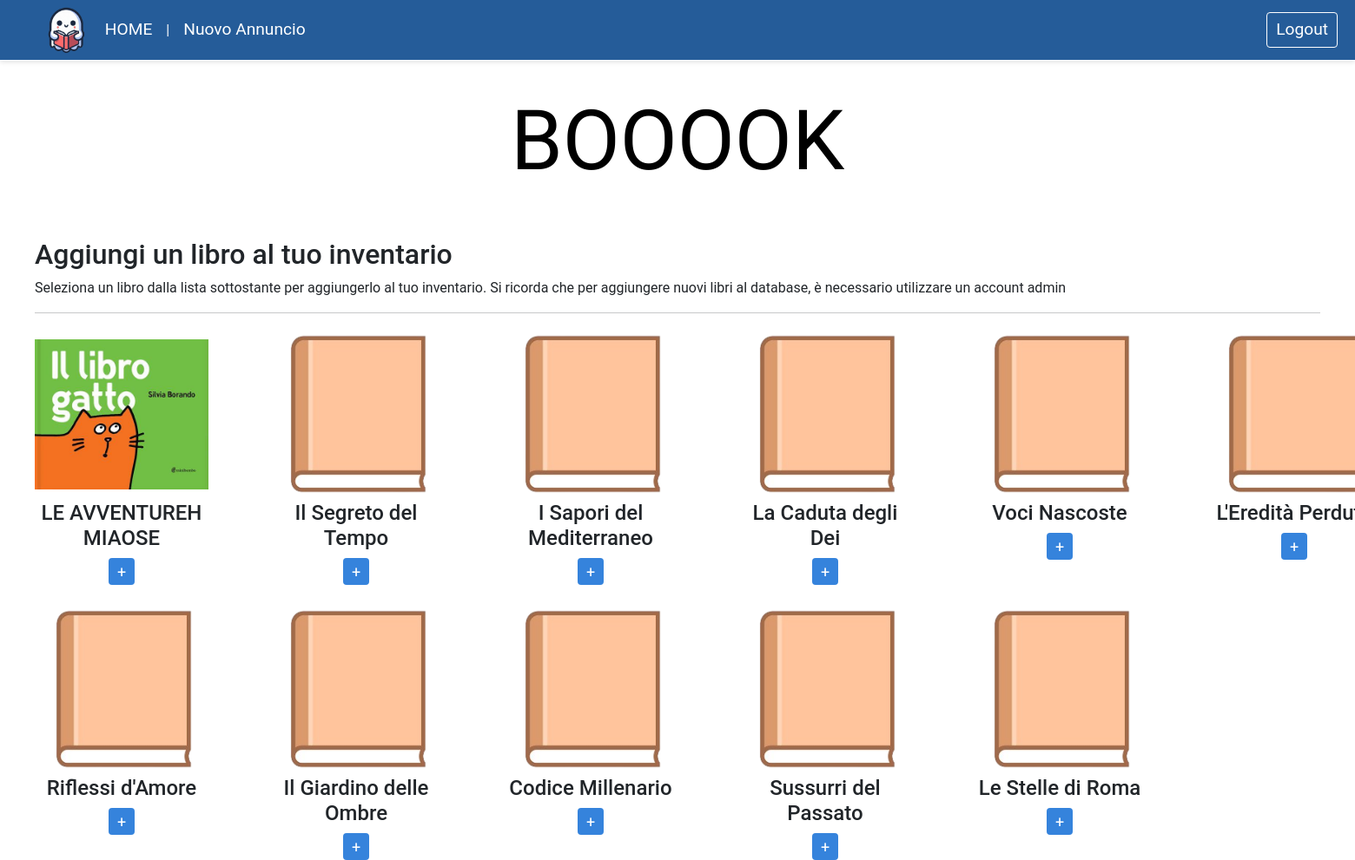
/addBook.php, run on the app's committed database.
### tables this page shows
CREATE TABLE `info_libri` (
  `id_info_libro` int(11) NOT NULL,
  `titolo` varchar(50) NOT NULL,
  `autore` varchar(50) NOT NULL,
  `genere` varchar(50) NOT NULL,
  `descrizione` varchar(1024) NOT NULL,
  `src` varchar(100) NOT NULL DEFAULT 'generic.png',
  `rating` double DEFAULT NULL,
  `casa_editrice` varchar(50) NOT NULL
);

### addBook.php (the view, shortened to what this page needs)
<!doctype html>
<html>
<link href="https://cdn.jsdelivr.net/npm/bootstrap@5.0.2/dist/css/bootstrap.min.css" rel="stylesheet">
<link rel="stylesheet" href="stylesheet/addBook.css">
<link href="stylesheet/nav.css" rel="stylesheet" type="text/css">
</head>
<?php include 'navbar.php' ?>
<?php
$servername = "localhost";
$username = "root";
$pw = "";
$dbname = "booook";
$conn = new mysqli($servername, $username, $pw, $dbname);
$sql = "SELECT * FROM info_libri";
$result=$conn->query($sql);
echo "<p id='title'>BOOOOK</p>";
echo "<h2>Aggiungi un libro al tuo inventario</h2>";
echo "<p>Seleziona un libro dalla lista sottostante per aggiungerlo al tuo inventario. Si ricorda che per aggiungere nuovi libri al database, è necessario utilizzare un account admin</p>";
echo "<hr></hr>";
if($result->num_rows >0)
{
    echo "<div class='wrp2'>";
    while($row= $result->fetch_assoc())
    {
        echo "<div class='info-libro'>";
        echo "<a href='pagina_libro.php?id_libro=".$row["id_info_libro"]."'><img class='book-img' src='images/book_covers/" . $row['src'] . "' ></a>";
        echo "<h4>".$row['titolo']."</h4>";
        echo "<form action='addBookCheck.php' method= 'post'>
        <input type ='hidden' name='id_libro' value=".$row["id_info_libro"].">
        <input type='submit' value='+'>
        </form>";
        echo "</div>";
    }
    echo "</div>";
}
else{
    echo "the archive is empty";
}
?>

### stylesheet/addBook.css (style rules this page uses)
#title { margin: auto; text-align: center; color: #000000; font-family: "Rubik Doodle Shadow", system-ui; font-weight: 400; font-style: normal; font-size: 6em; margin-top: 20px; margin-bottom: 40px; }
.wrp2 { text-align: center; display: grid; grid-template-columns: repeat(6, 1fr); gap: 20px; }
.info-libro { padding-right: 50px; }
.book-img { width: 200px; height: 200px; object-fit: contain; }
input[type="submit"] { padding: 2px 10px; background-color: #3583dc; border: none; border-radius: 4px; color: #ffffff; font-size: 18px; cursor: pointer; transition: 0.15s; }

### data on the page
info_libri: src (picture), titolo "LE AVVENTUREH MIAOSE"
info_libri: src (picture), titolo "Il Segreto del Tempo"
info_libri: src (picture), titolo "I Sapori del Mediterraneo"
info_libri: src (picture), titolo "La Caduta degli Dei"
info_libri: src (picture), titolo "Voci Nascoste"
info_libri: src (picture), titolo "L'Eredità…"
info_libri: src (picture), titolo "Riflessi d'Amore"
info_libri: src (picture), titolo "Il Giardino delle Ombre"
info_libri: src (picture), titolo "Codice Millenario"
info_libri: src (picture), titolo "Sussurri del Passato"
info_libri: src (picture), titolo "Le Stelle di Roma"
